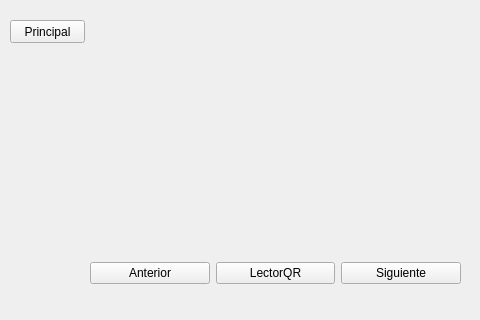
<?xml version="1.0" encoding="UTF-8"?>
<ui version="4.0">
 <class>MainWindow</class>
 <widget class="QMainWindow" name="MainWindow">
  <property name="geometry">
   <rect>
    <x>0</x>
    <y>0</y>
    <width>480</width>
    <height>320</height>
   </rect>
  </property>
  <property name="windowTitle">
   <string>Matematicas1</string>
  </property>
  <widget class="QWidget" name="centralwidget">
   <widget class="QLabel" name="lblMatematicas1">
    <property name="geometry">
     <rect>
      <x>90</x>
      <y>20</y>
      <width>371</width>
      <height>241</height>
     </rect>
    </property>
    <property name="frameShape">
     <enum>QFrame::NoFrame</enum>
    </property>
    <property name="frameShadow">
     <enum>QFrame::Plain</enum>
    </property>
    <property name="text">
     <string/>
    </property>
    <property name="scaledContents">
     <bool>true</bool>
    </property>
   </widget>
   <widget class="QPushButton" name="botonprin">
    <property name="geometry">
     <rect>
      <x>10</x>
      <y>20</y>
      <width>75</width>
      <height>23</height>
     </rect>
    </property>
    <property name="text">
     <string>Principal</string>
    </property>
    <property name="icon">
     <iconset>
      <normaloff>Iconos/descarga.png</normaloff>Iconos/descarga.png</iconset>
    </property>
   </widget>
   <widget class="QWidget" name="layoutWidget">
    <property name="geometry">
     <rect>
      <x>90</x>
      <y>260</y>
      <width>371</width>
      <height>26</height>
     </rect>
    </property>
    <layout class="QHBoxLayout" name="horizontalLayout">
     <item>
      <widget class="QPushButton" name="banterior">
       <property name="text">
        <string>Anterior</string>
       </property>
       <property name="icon">
        <iconset>
         <normaloff>Iconos/atras1.png</normaloff>Iconos/atras1.png</iconset>
       </property>
      </widget>
     </item>
     <item>
      <widget class="QPushButton" name="returnqr">
       <property name="text">
        <string>LectorQR</string>
       </property>
       <property name="icon">
        <iconset>
         <normaloff>Iconos/282207.png</normaloff>Iconos/282207.png</iconset>
       </property>
      </widget>
     </item>
     <item>
      <widget class="QPushButton" name="bsiguiente">
       <property name="text">
        <string>Siguiente</string>
       </property>
       <property name="icon">
        <iconset>
         <normaloff>Iconos/adelante.png</normaloff>Iconos/adelante.png</iconset>
       </property>
      </widget>
     </item>
    </layout>
   </widget>
  </widget>
 </widget>
 <resources/>
 <connections/>
</ui>
